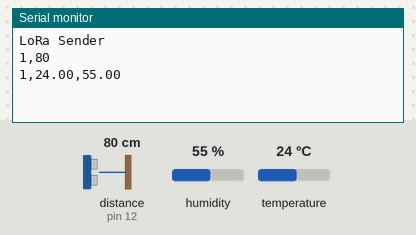
Recording of a sketch running on a simulated Arduino Uno, built with avr-gcc and run on an emulated ATmega328P. On the bench: the last lines printed to the serial monitor. The inputs (shaded band) are chosen by the test bench; at power-on: distance to the obstacle (sensor on pin 12) 80 cm, humidity 55 %, temperature 24 °C. The echo pulse lasts 58.3 µs per cm; no radio packets arrive unless stated.

Above: at 1.2 s.
1.3 s: distance to the obstacle (sensor on pin 12) set to 2 cm
At 1.31 s:
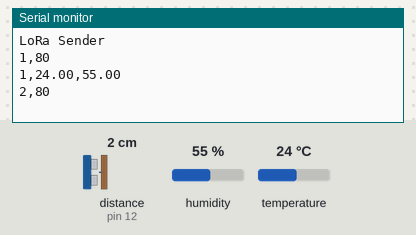
2.8 s: humidity set to 22 %
At 4.1 s:
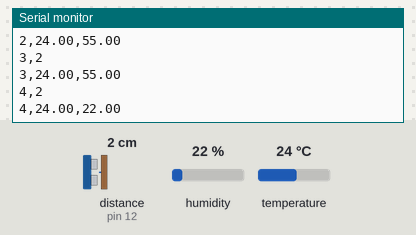
4.3 s: temperature set to 12 °C
At 5.3 s:
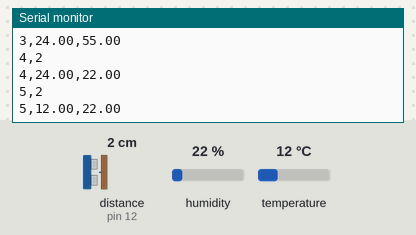
5.8 s: distance to the obstacle (sensor on pin 12) set to 4 cm
At 6.8 s:
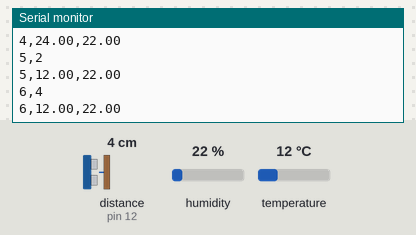
7.3 s: humidity set to 40 %
At 8.9 s:
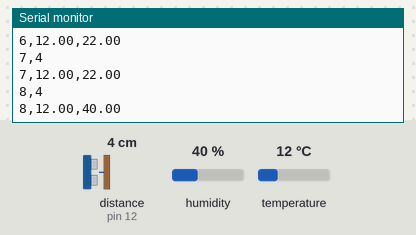
Timing chart, 0 to 9.8 s (numbered marks = the images above; inputs shaded):
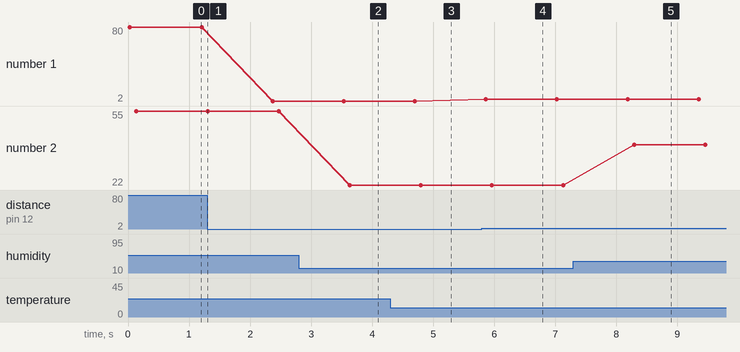

The sketch:

Sender_vanilla_HCSR.ino
```cpp
#include <SPI.h>
#include <LoRa.h>
#include <Ultrasonic.h>
#include <WEMOS_SHT3X.h>

Ultrasonic ultrasonic(11,12,8000); // (Trig PIN,Echo PIN)
SHT3X sht30(0x44);

int counter = 1;

  void setup() {

Serial.begin(9600);
  while (!Serial);
 Serial.println("LoRa Sender");
  if (!LoRa.begin(915E6)) {
    Serial.println("Starting LoRa failed!");
    while (1);
  }
}

void loop() {
  String l;
  String t;
  String h;
  String th;
    if ((ultrasonic.Ranging(CM)) != "137")
    {
    LoRa.beginPacket();
    l = String(counter) + "," + ultrasonic.Ranging(CM);
    Serial.println(l);
    LoRa.beginPacket();
    LoRa.print(l);
    LoRa.endPacket();
    LoRa.beginPacket();
     if((sht30.get()==0))
  {
    t = sht30.cTemp;
    h = sht30.humidity;
    l = ultrasonic.Ranging(CM);
    th = String(counter) + "," + t + "," + h;
    counter ++;
    Serial.println(th);
    LoRa.print(th);
    LoRa.endPacket();
        delay(1000);}
      else
    {
    Serial.println("ERROR");
    }
    }
    else
    {
    Serial.println("ERROR");
    }
}
```

Measured:
- after the input at 2.8 s, the serial monitor: prints a new line after 0.84 s (image 2)
- after the input at 4.3 s, the serial monitor: prints a new line after 0.50 s (image 3)
- after the input at 5.8 s, the serial monitor: prints a new line after 0.06 s (image 4)
- after the input at 7.3 s, the serial monitor: prints a new line after 0.99 s (image 5)
- plotted number 2: 55 → 22 after the input at 2.8 s, 22 → 40 after the input at 7.3 s
